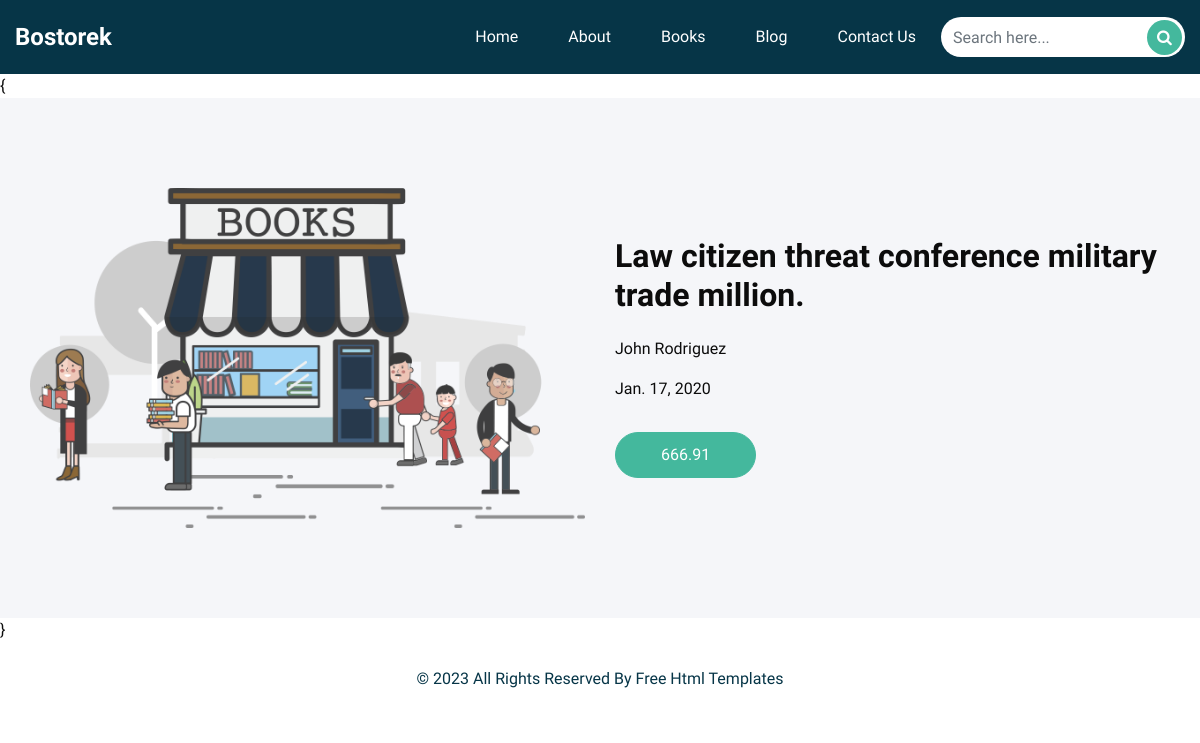
Screenshot of /books/law-citizen-threat-conference-military-trade-million with the database file from the repository.
### book/models.py (models this page shows, shortened)
class Book(models.Model):
    title = models.CharField(max_length=50)
    Author = models.ForeignKey('Author',on_delete=models.SET_NULL,related_name="author_book", null=True, blank=True)
    publish_date = models.DateField()
    price = models.FloatField()
    slug = models.SlugField(null=True,blank=True)

class Author(models.Model):
    name = models.CharField(max_length=50)
    birth_date = models.DateField()
    biography = models.TextField(max_length=1000)
    slug = models.SlugField(null=True,blank=True)
    def __str__(self):
        return self.name

### book/views.py (the view)
# urls.py: path('<slug:slug>',book_detail),
def book_detail(request,slug):
    book=Book.objects.get(slug=slug)
    return render(request,'book/book_details.html',{'book':book})

### book/templates/book/book_details.html
{% extends "base.html" %}
{% load static %}
{% load humanize %}
{% block body %}
  <section class="about_section layout_padding">
    <div class="container ">
      <div class="row">
        <div class="col-md-6">
          <div class="img-box">
            <img src="images/about-img.png" alt="">
          </div>
        </div>
        <div class="col-md-6">
          <div class="detail-box">
            <div class="heading_container">
              <h2>
              {{book.title}}
              </h2>
            </div>
            <p> {{book.Author}}
            </p>
            <p> {{book.publish_date}}
            </p>
            <a href="">
              {{book.price}}
            </a>
          </div>
        </div>
      </div>
    </div>
  </section>
  {% endblock body %}

### static/css/style.css (style rules this page uses)
body { font-family: 'Mulish', sans-serif; color: #0c0c0c; background-color: #ffffff; overflow-x: hidden; }
.layout_padding { padding: 90px 0; }
.heading_container { display: -webkit-box; display: -ms-flexbox; display: flex; -webkit-box-orient: vertical; -webkit-box-direction: normal; -ms-flex-direction: column; flex-direction: column; -webkit-box-align: start; -ms-flex-align: start; align-items: flex-start; }
.heading_container h2 { position: relative; font-weight: bold; }
a, a:hover, a:focus { text-decoration: none; }
.about_section { position: relative; background-color: #f5f6f9; }
.about_section .row { -webkit-box-align: center; -ms-flex-align: center; align-items: center; }
.about_section .img-box img { width: 100%; }
.about_section .detail-box p { margin-top: 15px; }
.about_section .detail-box a { display: inline-block; padding: 10px 45px; background-color: #44b89d; color: #ffffff; border-radius: 45px; border: 1px solid #44b89d; -webkit-transition: all 0.3s; transition: all 0.3s; margin-top: 15px; }

### static/css/responsive.css (style rules this page uses)
@media (min-width: 1200px) { .container { max-width: 1170px; } }

### rows the page displays
Book: title "Law citizen threat conference military trade million.", Author "John Rodriguez", publish_date "Jan. 17, 2020", price "666.91"
